Frame 1 (no input): blank canvas, image omitted
Frame 60 (the mouse pressed at the canvas centre just before this capture): blank canvas, image omitted
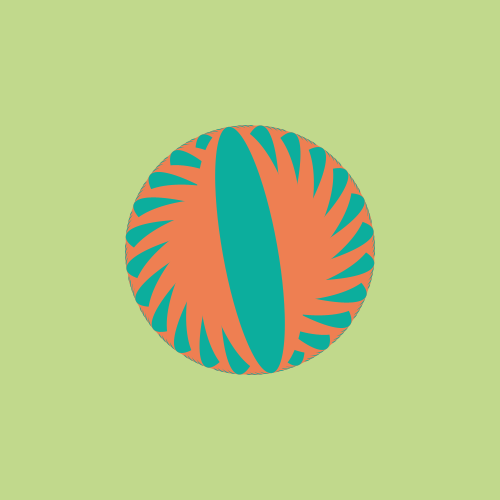
Frame 120 (the mouse held since frame 60 and released just before this capture)

The Processing sketch whose frames 1 and 60 were blank and that drew this single picture after the mouse press (run headless with seeded random() and noise(); from frame 60 on, the mouse is pressed at the canvas centre):

// Processing sketch: sample06
// ── sample06.pde

/* sample_05(color_mindを参考にした配色) */



float angle = 0;                                       // 角度の初期値

void setup() {                                         // 設定

  size(500, 500);                                      // カンバスサイズ。今回は500*500の正方形。

  background(#C1D98C);                                 // 背景色、灰色。

  smooth();                                            // アンチエイリアスをon。線を滑らかにする。

  noStroke();                                          // 線の色をなしにする

}

void draw() {

  translate(width/2, height/2);                        // 描画する場所を中心にする 
  rotate(angle);                                       // 座標を回転させる

  fill(#EE7F52);                                       // 面の色
  ellipse(0, 0, 100, mouseY);                          // 丸の高さをmouseYで垂直方向の座標に反応させる                           

  fill(#0CAE9D);                                       // 面の色
  ellipse(0, 0, 55, mouseY);                           // 丸の高さをmouseYで垂直方向の座標に反応させる  



  angle += 50.0;                                        // 回転角度を足していく（いろいろな値で試してみてください！）
}



/*　画像保存のコード　*/

void keyPressed() {

  // sのキーが入力された時に保存
  if (key == 's' || key == 'S') {


    // 時間、分、秒を取得　
    int hour = hour(); 
    int min = minute();   
    int sec = second(); 

    // デスクトップのパスと時間取得
    String path  = System.getProperty("user.home") + "/Desktop/screenshot" + hour +  min + sec + ".png";

    // 保存する
    save(path);

    // 表示されるログ
    println("screenshot" + path);
  }
}
